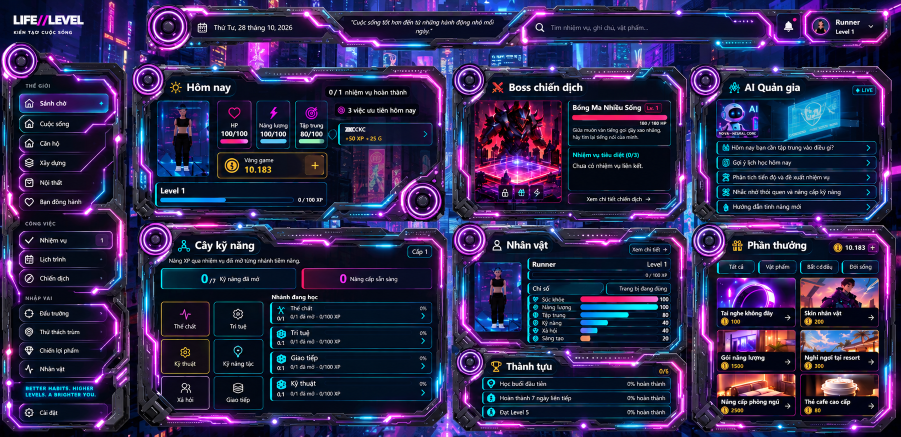
#> input picture lifelevel_1to1_kit/reference.png, 1801 x 873 px (shown at 1/2 size)
$ python probe-dashboard-background.py
#> lines starting #> are read from the running program, lines starting #| are printed output that depends on the picture
"""Search local skyline alignment numerically without displaying images."""

from pathlib import Path

import numpy as np
from PIL import Image, ImageFilter


ROOT = Path(__file__).resolve().parents[1]
SIZE = (450, 218)
reference = Image.open(ROOT / "lifelevel_1to1_kit/reference.png").convert("L").resize(SIZE)
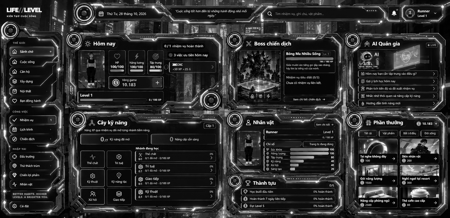
#> reference: PIL image 450x218 L; min 0, max 255, mean 45.4
#> (the run stopped early here; a loop or call above may not have finished)

$ run again, with 1792233076456_6888975338293250097_6888975338293250097_073e98f6d35c24ed3f6e3a4430c7ebee.jpg saved as lifelevel_1to1_kit/reference.png
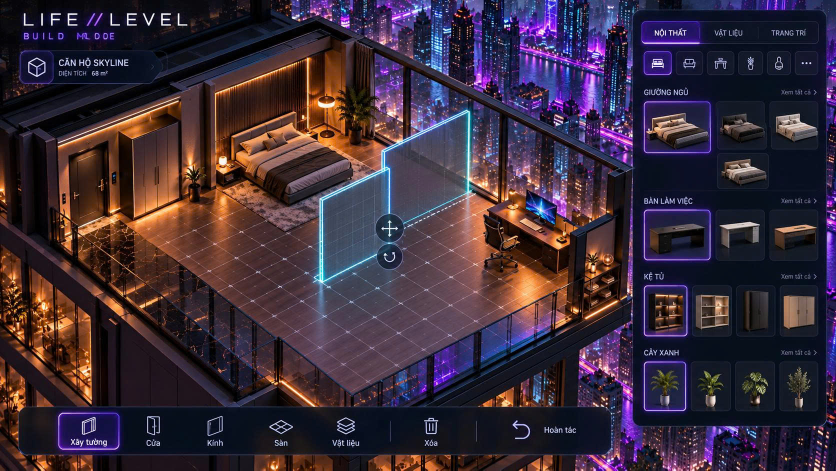
#> input picture 1792233076456_6888975338293250097_6888975338293250097_073e98f6d35c24ed3f6e3a4430c7ebee.jpg, 1672 x 941 px (shown at 1/2 size)
#> `reference = Image.open(ROOT / "lifelevel_1to1_kit/reference.png").conv..`:
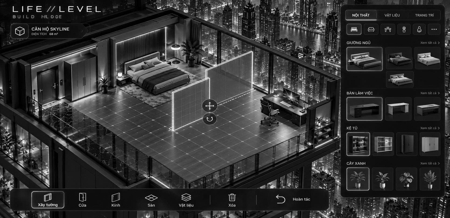
#> reference: PIL image 450x218 L; min 0, max 255, mean 50.8

$ run again, with 1792233085692_6888975338293250097_6888975338293250097_0932f0d232b0dfdfd7b5c6e415a7774e.jpg saved as lifelevel_1to1_kit/reference.png
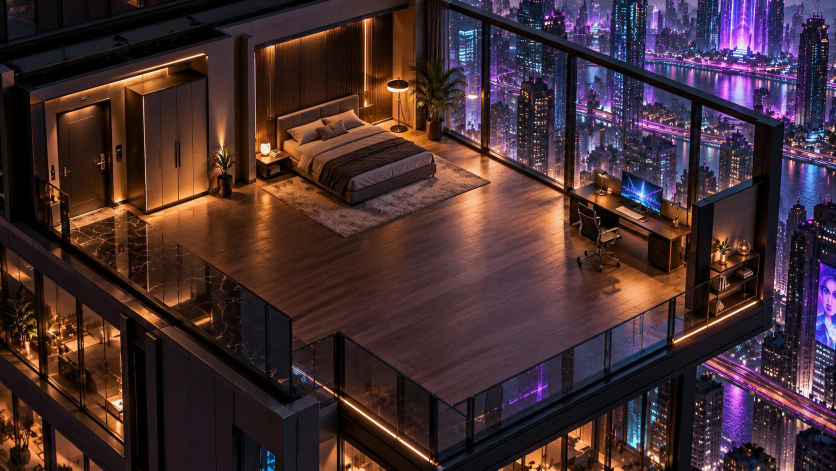
#> input picture 1792233085692_6888975338293250097_6888975338293250097_0932f0d232b0dfdfd7b5c6e415a7774e.jpg, 1672 x 941 px (shown at 1/2 size)
#> `reference = Image.open(ROOT / "lifelevel_1to1_kit/reference.png").conv..`:
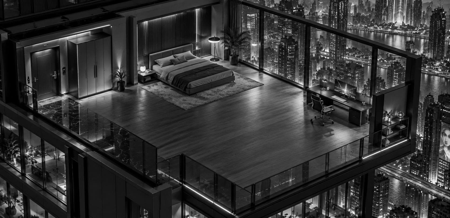
#> reference: PIL image 450x218 L; min 0, max 254, mean 52.9
